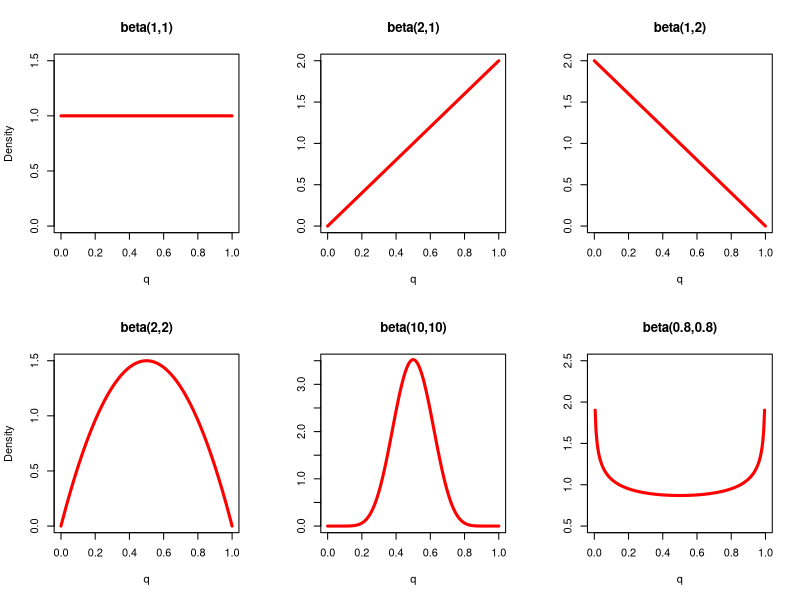
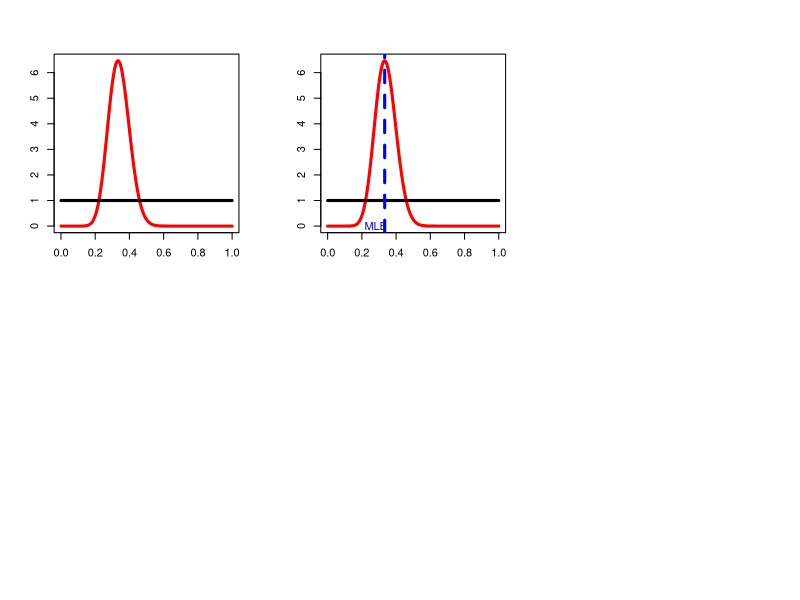

Reproduce these figures in R, in order. (Note: this script raises an error after producing the figures.)
## ---- chunk 1
knitr::opts_chunk$set(cache = FALSE, 
                      echo = TRUE, 
                      message = FALSE, 
                      warning = FALSE,
                      fig.height=6, 
                      fig.width = 1.777777*6,
                      tidy = FALSE, 
                      comment = NA, 
                      highlight = TRUE, 
                      prompt = FALSE, 
                      crop = TRUE,
                      comment = "#>",
                      collapse = TRUE)
knitr::opts_knit$set(width = 60)
library(tidyverse)
library(reshape2)
theme_set(theme_light(base_size = 16))
make_latex_decorator <- function(output, otherwise) {
  function() {
      if (knitr:::is_latex_output()) output else otherwise
  }
}
insert_pause <- make_latex_decorator(". . .", "\n")
insert_slide_break <- make_latex_decorator("----", "\n")
insert_inc_bullet <- make_latex_decorator("> *", "*")
insert_html_math <- make_latex_decorator("", "$$")
## ---- chunk 2
x <- seq(0, 1, length=200)
par(mfrow = c(2,3))
# distribution a posteriori beta
plot(x,dbeta(x, 1, 1),type='l',xlab='q',ylab='Density',main='beta(1,1)',lwd=3,col='red',ylim=c(0,1.5))
plot(x,dbeta(x, 2, 1),type='l',xlab='q',ylab='',main='beta(2,1)',lwd=3,col='red',ylim=c(0,2))
plot(x,dbeta(x, 1, 2),type='l',xlab='q',ylab='',main='beta(1,2)',lwd=3,col='red',ylim=c(0,2))
plot(x,dbeta(x, 2, 2),type='l',xlab='q',ylab='Density',main='beta(2,2)',lwd=3,col='red',ylim=c(0,1.5))
plot(x,dbeta(x, 10, 10),type='l',xlab='q',ylab='',main='beta(10,10)',lwd=3,col='red',ylim=c(0,3.5))
plot(x,dbeta(x, 0.8, 0.8),type='l',xlab='q',ylab='',main='beta(0.8,0.8)',lwd=3,col='red',ylim=c(0.5,2.5))
## ---- chunk 3
x <- seq(0, 1, length=200)
# distribution a posteriori beta
plot(x,dbeta(x, 20,39),type='l',xlab='',ylab='',main='',lwd=3,col='red')
# distribution a priori uniforme
points(x,dbeta(x, 1, 1),type='l',lwd=3)
## ---- chunk 4
x <- seq(0, 1, length=200)
# distribution a posteriori beta
plot(x,dbeta(x, 20,39),type='l',xlab='',ylab='',main='',lwd=3,col='red')
# distribution a priori uniforme
points(x,dbeta(x, 1, 1),type='l',lwd=3)
abline(v = 19/57, lwd = 3, lty = 2, col = 'blue')
text(x = 0.28, y = 0, 'MLE', col = 'blue')
## ---- chunk 5
knitr::include_graphics('img/kerykellner.jpg')
## ---- chunk 6
knitr::include_graphics('img/kruschke.jpg')
## ---- chunk 7
knitr::include_graphics('img/bayesrules.jpeg')
## ---- chunk 8
knitr::include_graphics('img/gelmanhill.png')
## ---- chunk 9
knitr::include_graphics('img/mcelreath.png')
